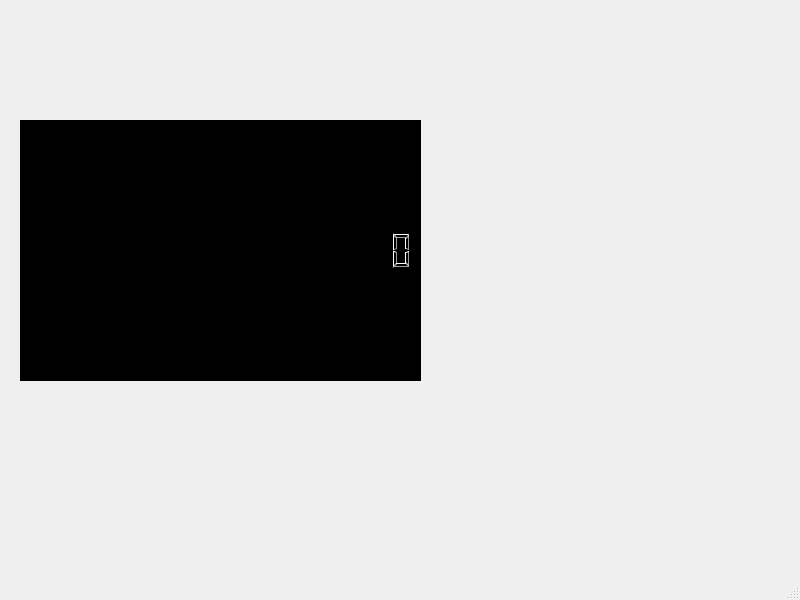
<?xml version="1.0" encoding="UTF-8"?>
<ui version="4.0">
 <class>MainWindow</class>
 <widget class="QMainWindow" name="MainWindow">
  <property name="geometry">
   <rect>
    <x>0</x>
    <y>0</y>
    <width>800</width>
    <height>600</height>
   </rect>
  </property>
  <property name="windowTitle">
   <string>MainWindow</string>
  </property>
  <widget class="QWidget" name="centralwidget">
   <widget class="QLCDNumber" name="lcdNumber">
    <property name="geometry">
     <rect>
      <x>20</x>
      <y>120</y>
      <width>401</width>
      <height>261</height>
     </rect>
    </property>
    <property name="styleSheet">
     <string notr="true">QLCDNumber
{
	background-color:black;
	color-white;
}</string>
    </property>
    <property name="digitCount">
     <number>20</number>
    </property>
   </widget>
  </widget>
  <widget class="QMenuBar" name="menubar">
   <property name="geometry">
    <rect>
     <x>0</x>
     <y>0</y>
     <width>800</width>
     <height>22</height>
    </rect>
   </property>
  </widget>
  <widget class="QStatusBar" name="statusbar"/>
 </widget>
 <resources/>
 <connections/>
</ui>
